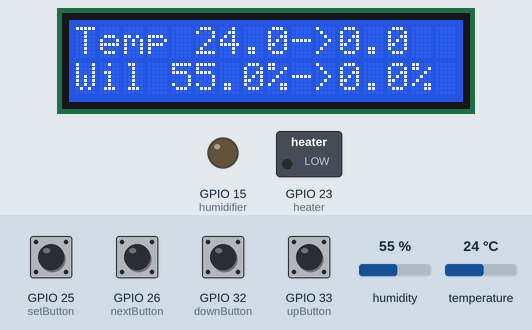
This sketch was run on a simulated ESP32. On the bench: 16×2 character LCD, switched loads named in the sketch (green lamp = pin HIGH), output pins drawn as LEDs (lit = HIGH). Inputs (shaded band) come from the test bench; at power-on: GPIO 25 (setButton), GPIO 26 (nextButton), GPIO 32 (downButton), GPIO 33 (upButton) HIGH, humidity 55 %, temperature 24 °C. WiFi joins after 1.5 s; servers stay silent unless stated; uploads are accepted with an empty reply; what the sketch prints to the serial monitor is not drawn.

Above: at 5.8 s.
5.9 s: GPIO 25 (setButton) pulled LOW for 3 s
At 6.9 s:
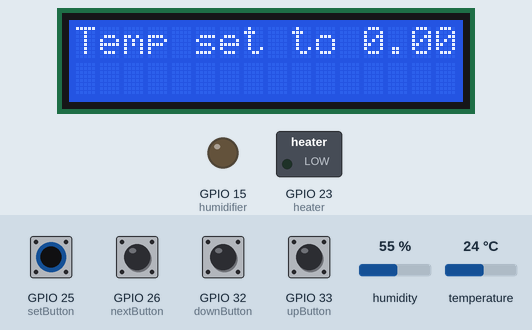
10.4 s: GPIO 26 (nextButton) pulled LOW for 3 s
At 11.5 s:
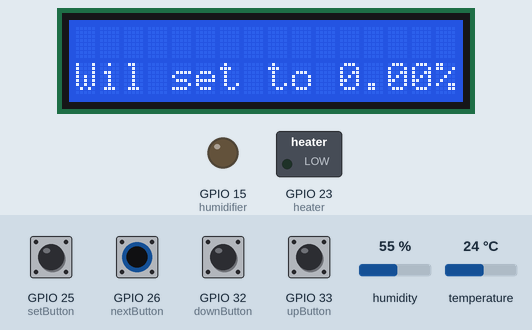
14.9 s: GPIO 25 (setButton) pulled LOW for 3 s
At 16.4 s:
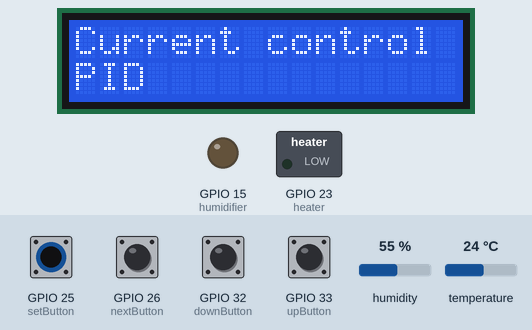
19.4 s: GPIO 32 (downButton) pulled LOW for 3 s
At 19.9 s:
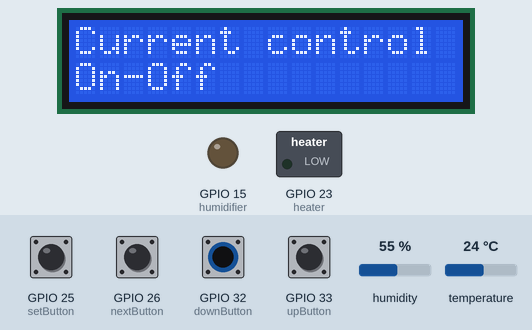
23.9 s: GPIO 33 (upButton) pulled LOW for 3 s
At 24.5 s:
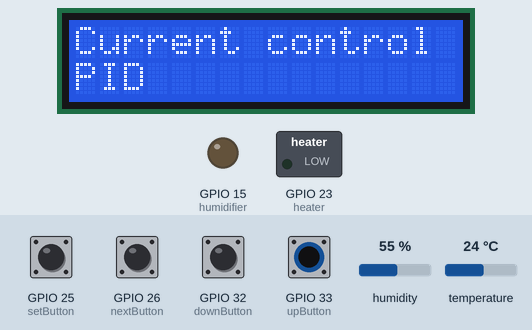
28.4 s: GPIO 25 (setButton) pulsed LOW 5 times (0.12 s each, 0.3 s apart)
At 30.9 s:
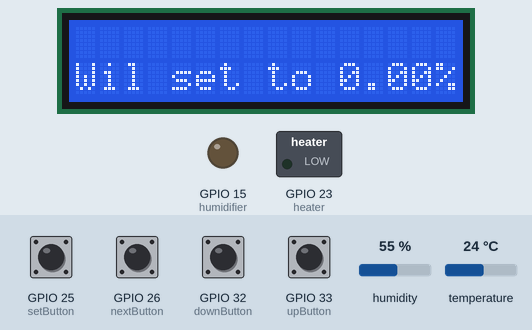
Timing chart, 0 to 32.4 s (numbered marks = the images above; inputs shaded):
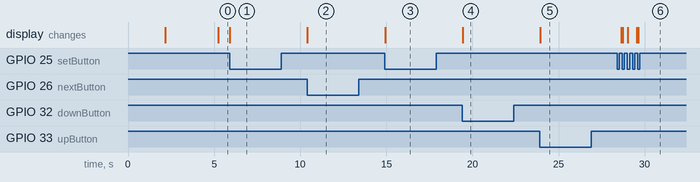

Measured:
- after the input at 5.9 s, the display: changes at once (image 1)
- after the input at 10.4 s, the display: changes at once (image 2)
- after the input at 14.9 s, the display: changes at once (image 3)
- after the input at 19.4 s, the display: changes at once (image 4)
- after the input at 23.9 s, the display: changes at once (image 5)
- after the input at 28.4 s, the display: first changes after 0.25 s (image 6 shows a later state)

The sketch:

esp32-terrarium-control-board.ino
```cpp
#include <LiquidCrystal_I2C.h>
#include <WiFi.h>
#include "DHT.h"
#include <HTTPClient.h>

//used pins
#define heater 23
#define humidifier 15
#define upButton 33
#define downButton 32
#define setButton 25
#define nextButton 26

// DHT Sensor
uint8_t dhtPin = 4;

// Controller mode
int controlMode = 1; //1 = PID, 2 = on-off

// on-off controller settings
float heaterHysteresis = 1;
float humidifierHysteresis = 1;

//PID preset for heater
float KpTemperature = 0.8;
float KiTemperature = 0.001;
float KdTemperature = 0.03;

//PID preset for humidifier
float KpHumidity = 2;
float KiHumidity = 1.5;
float KdHumidity = 1;

//LCD screen preset
int lcdColumns = 16;
int lcdRows = 2;
LiquidCrystal_I2C lcd(0x27, lcdColumns, lcdRows);

// Uncomment one of the lines below for whatever DHT sensor type you're using!
#define DHTTYPE DHT11   // DHT 11
//#define DHTTYPE DHT21   // DHT 21 (AM2301)
//#define DHTTYPE DHT22   // DHT 22  (AM2302), AM2321

//WiFi connection
const char* ssid = "WiFiName";  // Enter SSID here
const char* password = "123456789";  //Enter Password here

//server interactions links - change your server address here
const char* serverGetConnfigAddress = "https://esp32-terrarium-control.your.page/getConfig";
const char* serverSendConfigAddress = "https://esp32-terrarium-control.your.page/config?";
const char* serverSendStateAddress = "https://esp32-terrarium-control.your.page/stateChange?";
const char* serverSendReadingsgAddress = "https://esp32-terrarium-control.your.page/reading?";
const char* serverGetControlModeAddress = "https://esp32-terrarium-control.your.page/getMode";
const char* serverSendControlModeAddress = "https://esp32-terrarium-control.your.page/mode?";
const char* heaterLink = "grzalka=";
const char* humidifierLink = "pompka=";
const char* temperatureLink = "temp=";
const char* humidityLink = "wilg=";

// Initialize DHT sensor.
DHT dht(dhtPin, DHTTYPE);

float temperatureReading, sentTemperature, humidityReading, sentHumidity;
volatile double oldSetTemperature, oldSetHumidity, setTemperature, setHumidity;
float pidIntegralTemperature, pidIntegralHumidity, pidDerivativeTemperature, previousTemperature, pidDerivativeHumidity, previousHumidity, pidProportionTemperature, pidProportionHumidity, pidTemperature, pidHumidity;
bool isHeatingCurrentlyOn, wasHeatingOnLastSent, isHumidifierCurrentlyOn, wasHumidifierOnLastSent;
volatile bool isInSeccondScreen = false, isButtonInteractionLocked = false, isInEditMode = false, isEditingTemperature = true, isNewSettingToSend = false;
volatile int isOnScreen = 0;
static int dataScreens = 1, editScreens = 11;

//button logic
void IRAM_ATTR up() {
  if (!isButtonInteractionLocked) {
    isButtonInteractionLocked = true;
    switch (isOnScreen) {
      case 10:
        if (isEditingTemperature) {
          setTemperature += 0.5;
        }
        else {
          setHumidity += 0.5;
        }
        break;
      case 11:
        if (controlMode >= 2) {
          controlMode = 1;
        }
        else
        {
          controlMode += 1;
        }
    }
  }
}
void IRAM_ATTR down() {
  if (!isButtonInteractionLocked) {
    isButtonInteractionLocked = true;
    switch (isOnScreen) {
      case 10:
        if (isEditingTemperature) {
          setTemperature -= 0.5;
        }
        else {
          setHumidity -= 0.5;
        }
        break;
      case 11:
        if (controlMode <= 1) {
          controlMode = 2;
        }
        else
        {
          controlMode -= 1;
        }
    }
  }
}
void IRAM_ATTR set() {
  if (!isButtonInteractionLocked) {
    isButtonInteractionLocked = true;
    switch (isOnScreen)
    {
      case 10:
        isOnScreen = 11;
        break;

      case 11:
        isOnScreen = 0;
        isInEditMode = false;
        break;

      default:
        isOnScreen = 10;
        isInEditMode = true;
        isNewSettingToSend = true;
        break;
    }
  }
}
void IRAM_ATTR next() {
  if (!isButtonInteractionLocked) {
    isButtonInteractionLocked = true;
    switch (isOnScreen)
    {
      case 0:
        isOnScreen = 1;
        break;

      case 1:
        isOnScreen = 0;
        break;

      case 10:
        isEditingTemperature = !isEditingTemperature;
        break;

      case 11:
        /* code */
        break;

      default:
        break;
    }
  }
}

//time logic
const long minRefreshTime = 5 * 1000, pidRefreshTime = 5 * 1000, serverRefreshTime = 5 * 1000;

unsigned long previousServerTime = 0, previousPIDTemperatureTime = 0, previousPIDHumidityTime = 0, deltaTime;

TaskHandle_t Task1;

//Program for core 0
void codeForTask1( void * parameter )
{
  for (;;) {

    switch (controlMode) {
      case 1:
        {
          unsigned long currentTimeOnCore0 = millis();

          delay (3000);

          //    Temperature and humidity reading
          temperatureReading = getTemperatureFromSensor();
          humidityReading = getHumidityFromSensor();
          Serial.print("Sir! Reading: ");
          Serial.print(temperatureReading);
          Serial.print(" °C, ");
          Serial.print(humidityReading);
          Serial.print(" %. Difference: ");
          Serial.print(error(setTemperature, temperatureReading));
          Serial.print(" °C, ");
          Serial.print(error(setHumidity, humidityReading));
          Serial.print(" %");
          Serial.print("This Task runs on Core: ");
          Serial.println(xPortGetCoreID());

          //    PID for temperature
          currentTimeOnCore0 = millis();
          deltaTime = (currentTimeOnCore0 - previousPIDTemperatureTime) / 1000;
          previousPIDTemperatureTime = currentTimeOnCore0;
          pidProportionTemperature = error(setTemperature, temperatureReading);
          pidIntegralTemperature = (pidProportionTemperature * deltaTime) + pidIntegralTemperature;
          pidDerivativeTemperature = (pidProportionTemperature - previousTemperature) / deltaTime;
          previousTemperature = pidProportionTemperature;
          pidTemperature = (KpTemperature * pidProportionTemperature) + (KiTemperature * pidIntegralTemperature) + (KdTemperature * pidDerivativeTemperature);
          if (pidTemperature > 1) {
            pidTemperature = 1;
            pidIntegralTemperature = pidIntegralTemperature - (pidProportionTemperature * deltaTime);
          }
          else if (pidTemperature < 0) {
            pidTemperature = 0;
            pidIntegralTemperature = pidIntegralTemperature - (pidProportionTemperature * deltaTime);
          }
          if (pidTemperature > 0.2) {
            digitalWrite(heater, HIGH);
            isHeatingCurrentlyOn = true;
          }
          else {
            digitalWrite(heater, LOW);
            isHeatingCurrentlyOn = false;
          }

          //    PID for humidity
          currentTimeOnCore0 = millis();
          deltaTime = (currentTimeOnCore0 - previousPIDHumidityTime) / 1000;
          previousPIDHumidityTime = currentTimeOnCore0;
          pidProportionHumidity = error(setHumidity, humidityReading);
          pidIntegralHumidity = (pidProportionHumidity * deltaTime) + pidIntegralHumidity;
          pidDerivativeHumidity = (pidProportionHumidity - previousHumidity) / deltaTime;
          previousHumidity = pidProportionHumidity;
          pidHumidity = (KpHumidity * pidProportionHumidity) + (KiHumidity * pidIntegralHumidity) + (KdHumidity * pidDerivativeHumidity);
          if (pidHumidity > 1) {
            pidHumidity = 1;
            pidIntegralHumidity = pidIntegralHumidity - (pidProportionHumidity * deltaTime);
          }
          else if (pidHumidity < 0) {
            pidHumidity = 0;
            pidIntegralHumidity = pidIntegralHumidity - (pidProportionHumidity * deltaTime);
          }
          if (pidHumidity > 0.2) {
            digitalWrite(humidifier, HIGH);
            isHumidifierCurrentlyOn = true;
          }
          else {
            digitalWrite(humidifier, LOW);
            isHumidifierCurrentlyOn = false;
          }
          break;
        }

      case 2:
        {
          delay(3000);

          // on - off heater
          if (isHeatingCurrentlyOn && error(setTemperature, temperatureReading) + heaterHysteresis < 0) {
            digitalWrite(heater, LOW);
            isHeatingCurrentlyOn = false;
          }
          else if (!isHeatingCurrentlyOn && error(setTemperature, temperatureReading) - heaterHysteresis > 0)
          {
            digitalWrite(heater, HIGH);
            isHeatingCurrentlyOn = true;
          }

          // on - off humidifier
          if (isHumidifierCurrentlyOn && error(setHumidity, humidityReading) + humidifierHysteresis < 0) {
            digitalWrite(humidifier, LOW);
            isHumidifierCurrentlyOn = false;
          }
          else if (!isHumidifierCurrentlyOn && error(setHumidity, humidityReading) - humidifierHysteresis > 0)
          {
            digitalWrite(humidifier, HIGH);
            isHumidifierCurrentlyOn = true;
          }
          break;
        }

    }
  }
}


void setup() {
  Serial.begin(115200);
  delay(100);

  pinMode(heater, OUTPUT);
  pinMode(humidifier, OUTPUT);
  digitalWrite(heater, LOW);
  digitalWrite(humidifier, LOW);

  pinMode(dhtPin, INPUT);

  dht.begin();

  Serial.println("Connecting with ");
  Serial.println(ssid);

  //initializing connection with
  WiFi.begin(ssid, password);

  //write dots while connecting
  while (WiFi.status() != WL_CONNECTED) {
    delay(1000);
    Serial.print(".");
  }
  Serial.println("");
  Serial.println("o Boi I'm connected!");
  Serial.print("and my IP is: ");  Serial.println(WiFi.localIP());

  // initialize LCD
  lcd.init();

  // turn on LCD backlight
  lcd.backlight();
  pinMode(upButton, INPUT_PULLUP);
  pinMode(downButton, INPUT_PULLUP);
  pinMode(setButton, INPUT_PULLUP);
  pinMode(nextButton, INPUT_PULLUP);
  attachInterrupt(upButton, up, FALLING);
  attachInterrupt(downButton, down, FALLING);
  attachInterrupt(setButton, set, FALLING);
  attachInterrupt(nextButton, next, FALLING);

  xTaskCreatePinnedToCore(
    codeForTask1,            /* Task function. */
    "Task_1",                 /* name of task. */
    1000,                    /* Stack size of task */
    NULL,                     /* parameter of the task */
    1,                        /* priority of the task */
    &Task1,                   /* Task handle to keep track of created task */
    0);                       /* Core */

}

//Program for core 1
void loop() {

  unsigned long currentTimeOnCore1 = millis();

  //  Sending local changes
  if (isNewSettingToSend && !isInEditMode) {
    isNewSettingToSend = false;
    HTTPClient http;
    http.begin(String(serverSendConfigAddress) + String(temperatureLink) + String(setTemperature, 2) + "&" + String(humidityLink) + String(setHumidity, 2));
    Serial.println(String(serverSendConfigAddress) + String(temperatureLink) + String(setTemperature, 2) + "&" + String(humidityLink) + String(setHumidity, 2));
    Serial.println("Sending to server temperature set to: " + String(setTemperature, 2) + "and humidity set to: " + String(setHumidity, 2));
    http.begin(String(serverSendControlModeAddress) + String(controlMode, 0));
    Serial.println(String(serverSendControlModeAddress) + String(controlMode, 0));
    Serial.println("Sending to server control Mode set to: " + String(controlMode, 0));
    http.GET();
    http.end();
  }
  if (currentTimeOnCore1 - previousServerTime >= serverRefreshTime) {
    previousServerTime = currentTimeOnCore1;
    //  Chcecking connection with WiFi
    if (WiFi.status() == WL_CONNECTED && isInEditMode == false) {
      //controlMode = (httpGETDATA(serverGetControlModeAddress)).toInt();
      String serverReply = httpGETDATA(serverGetConnfigAddress);
      noInterrupts();
      oldSetTemperature = setTemperature;
      oldSetHumidity = setHumidity;
      setTemperature = getIntX(serverReply, 1);
      setHumidity = getIntX(serverReply, 2);
      interrupts();
      if (oldSetTemperature != setTemperature || oldSetHumidity != setHumidity) {
        simulateLCD();
        Serial.print(setTemperature);
        Serial.print(" °C, ");
        Serial.print(setHumidity);
        Serial.print(" %");
      }
      Serial.print("This Task runs on Core: ");
      Serial.println(xPortGetCoreID());
    }

    //sending heater and humidifier state on change
    bool isStateChanged = wasHeatingOnLastSent != isHeatingCurrentlyOn || wasHumidifierOnLastSent != isHumidifierCurrentlyOn;
    if (isStateChanged) {
      wasHeatingOnLastSent = isHeatingCurrentlyOn;
      wasHumidifierOnLastSent = isHumidifierCurrentlyOn;
      simulateLCD();
      if (WiFi.status() == WL_CONNECTED) {
        Serial.println("sending heater and humidifier state to server");
        HTTPClient http;
        http.begin(String(serverSendStateAddress) + String(heaterLink) + String(wasHeatingOnLastSent ? 1 : 0, 0) + "&" + String(humidifierLink) + String(wasHumidifierOnLastSent ? 1 : 0, 0));
        http.GET();
        http.end();
      }
    }

    //sending temperature and humidity on change
    bool isReadingChanged = sentTemperature != temperatureReading || sentHumidity != humidityReading;
    if (isReadingChanged) {
      sentTemperature = temperatureReading;
      sentHumidity = humidityReading;
      simulateLCD();
      if (WiFi.status() == WL_CONNECTED) {
        HTTPClient http;
        Serial.println("sending temperature and humidity to server");
        http.begin(String(serverSendReadingsgAddress) + String(temperatureLink) + String(temperatureReading, 2) + "&" + String(humidityLink) + String(humidityReading, 2));
        http.GET();
        http.end();
      }
    }

  }

  if (isButtonInteractionLocked) {
    noInterrupts();
    simulateLCD();
    delay (50);
    isButtonInteractionLocked = false;
    interrupts();
  }
}

String httpGETDATA(const char* serverLink) {
  HTTPClient http;

  //  Vader the time has come
  http.begin(String(serverLink));

  // Do it,... do it now
  int httpReply = http.GET();

  String package = "--";

  if (httpReply > 0)  {
    Serial.print("Sir! The server says: ");
    package = http.getString();
  }
  else {
    Serial.print("Sir! I don't like it. It's quiet too quiet: ");
    Serial.print(httpReply);
  }
  // Vader release him at once
  http.end();

  return package;
}

/*
  gets the number x int from serverReply
*/
float getIntX(String serverReply, int x) {
  serverReply = serverReply.substring(3, serverReply.length()); //removes the first 3 characters from left
  char message[serverReply.length()]; //converting to char
  serverReply.toCharArray(message, serverReply.length());
  char* wantedVariable = strtok(message, " :\{\"temp,"); //returns the first wanted variable
  if (x == 1) {
    return atof(wantedVariable);
  }
  else {
    wantedVariable = strtok(NULL, " :\{\"temp,wilg");
    return atof(wantedVariable);
  }
}


/*
  gets 18 readings of temperature from sensor, eliminates extreme values and returns the average
*/
float getTemperatureFromSensor() {
  float currentTemperatureReading;

  //  gets the first mesurement
  while (true) {
    currentTemperatureReading = dht.readTemperature();
    if (!isnan(currentTemperatureReading)) { //checks if the first mesurement is correct
      break;
    }
  }
  float temperatureReadingsSum = currentTemperatureReading, maxTemperatureReading = currentTemperatureReading, minTemperatureReading = currentTemperatureReading;

  for (int var = 0; var < 17; var++) {
    currentTemperatureReading = dht.readTemperature();
    if (!isnan(currentTemperatureReading)) {
      temperatureReadingsSum = temperatureReadingsSum + currentTemperatureReading;
      if (currentTemperatureReading > maxTemperatureReading) {
        maxTemperatureReading = currentTemperatureReading;
      }
      if (currentTemperatureReading < minTemperatureReading) {
        minTemperatureReading = currentTemperatureReading;
      }
    }
  }
  return (temperatureReadingsSum - maxTemperatureReading - minTemperatureReading) / 16;
}

/*
  gets 18 readings of humidity from sensor, eliminates extreme values and returns the average
*/
float getHumidityFromSensor() {
  float currentHumidityReading;

  //  gets the first mesurement
  while (true) {
    currentHumidityReading = dht.readHumidity();
    if (!isnan(currentHumidityReading)) { //checks if the first mesurement is correct
      break;
    }
  }

  float humidityReadingSum = currentHumidityReading, maxHumidityReading = currentHumidityReading, minHumidityReading = currentHumidityReading;

  for (int var = 0; var < 17; var++) {
    currentHumidityReading = dht.readHumidity();
    if (!isnan(currentHumidityReading)) {
      humidityReadingSum = humidityReadingSum + currentHumidityReading;
      if (currentHumidityReading > maxHumidityReading) {
        maxHumidityReading = currentHumidityReading;
      }
      if (currentHumidityReading < minHumidityReading) {
        minHumidityReading = currentHumidityReading;
      }
    }
  }
  return (humidityReadingSum - maxHumidityReading - minHumidityReading) / 16;
}

/*
  function responsible for proper message display
*/
void simulateLCD() {
  lcd.clear();
  lcd.setCursor(0, 0);

  switch (isOnScreen)
  {
    case 0:
      lcd.print("Temp " + String(temperatureReading, 1) + "->" + String(setTemperature, 1));
      lcd.setCursor(0, 1);
      lcd.print("Wil " + String(humidityReading, 1) + "%->" + String(setHumidity, 1) + "%");
      break;

    case 1:
      lcd.print("Grzalka" + String(wasHeatingOnLastSent, 2));
      lcd.setCursor(0, 1);
      lcd.print("Pompka" + String(wasHumidifierOnLastSent, 2));
      break;

    case 10:
      if (isEditingTemperature) {
        lcd.print("Temp set to " + String(setTemperature, 2));
      }
      else {
        lcd.setCursor(0, 1);
        lcd.print("Wil set to " + String(setHumidity, 2) + "%");
      }
      break;

    case 11:
      lcd.print("Current control mode");
      lcd.setCursor(0, 1);

      switch (controlMode)
      {
        case 1:
          lcd.print("PID");
          break;

        case 2:
          lcd.print("On-Off");
          break;

        default:
          lcd.print("Undefined mode");
          break;
      }
      break;

    default:
      break;
  }
}

float error(float set, float is) {
  float error = set - is;
  return error;
}
```
